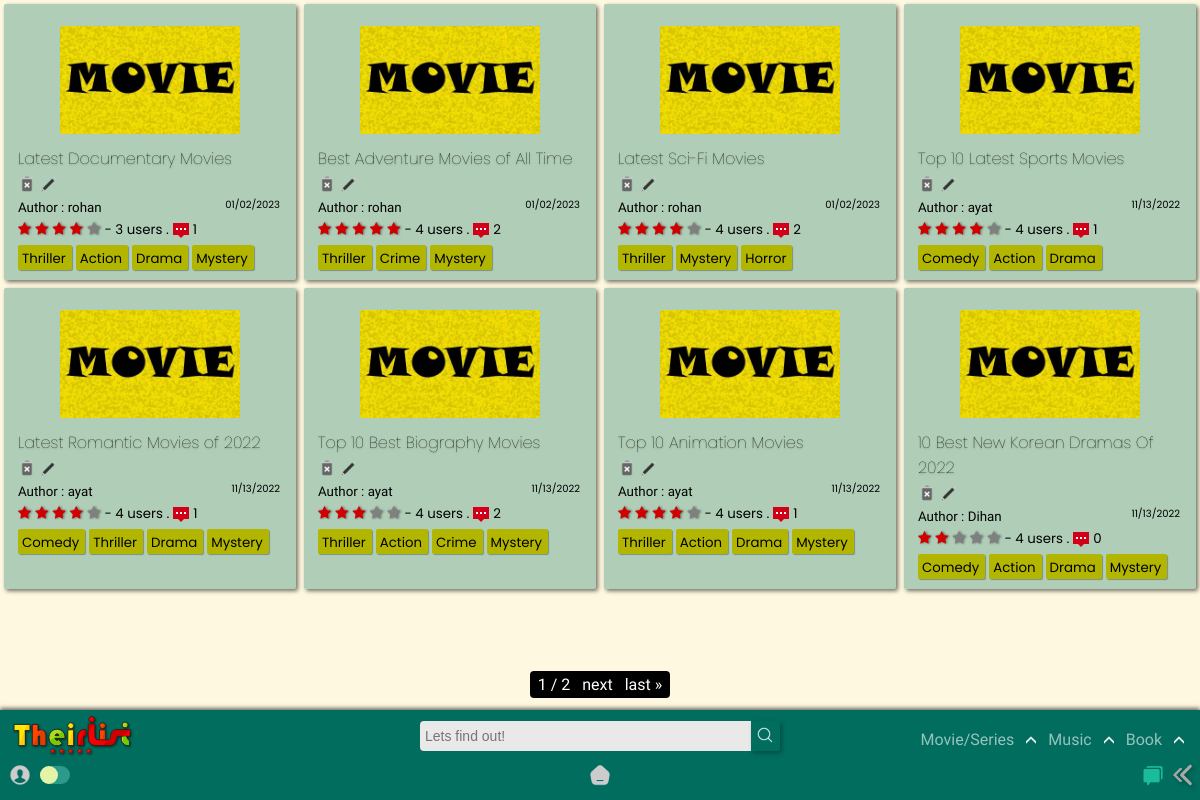
Screenshot of /home/list/ with the database file from the repository.
### app/models.py (models this page shows, shortened)
class List(models.Model):
    title = models.CharField(max_length=120)
    genre = models.ManyToManyField('Genre',blank=True)
    creator = models.ForeignKey(User,on_delete=models.SET_NULL,blank=True, null=True)
    posted = models.DateTimeField(auto_now_add=True)
    content = RichTextField(null=True,default=' ')
    type = models.CharField(max_length=10,default="Movie")
    spoiler_choices = [(False, 'No'),(True, 'Yes')]
    spoiler = models.BooleanField(default=False,null=True, choices = spoiler_choices)
    slug = models.SlugField(max_length= 300,null=True, blank = True, unique=True)
    def average_rating(self) -> float:
        return Starr.objects.filter(list=self).aggregate(Avg("rate"))["rate__avg"] or 0
    def count_rating(self):
        return Starr.objects.filter(list=self).count()
    def count_comments(self):
        return Review.objects.filter(List=self).count()

class Genre(models.Model):
    name = models.CharField(max_length=150)
    def __str__(self):
        return self.name

### app/views.py (the view)
# urls.py: path('list/',TheirListView.as_view(),name = 'list'),
class TheirListView(ListView): #movies
    model = List
    paginate_by = 8
    template_name ='app/List_list.html'
    def get_queryset(self, *args, **kwargs):
        qs = super().get_queryset(*args, **kwargs)
        qs = qs.order_by("-id")
        return qs
    def get_context_data(self, **kwargs):
        context = super().get_context_data(**kwargs)
        modell = Review.objects.all()
        context["modam"] = modell
        return context

### templates/app/List_list.html (shortened to what this page needs)
{% extends "index.html" %}
{% load static %}
{% block content %}
<section>
  <div class="contain-sec" id="contain-sec8">
    {% for lola in object_list %}
    <div class="elements">
      <div class="thumb">
        <img src="{% static 'app/images/movie-poster.jpg' %}" width="100px" />
      </div>
      <div class="Title">
        <a href="{{lola.slug}}/"><h4 class="tit">{{lola.title}}</h4></a>
        {% if user.id == lola.creator.id %}
        <a href="{% url 'app:delete_movie' lola.slug %}"><img src ="{% static 'app/images/delete.png' %}"></a>
        <a href="{% url 'app:update_list' lola.slug %}"><img src ="{% static 'app/images/edit.png' %}"></a>
        {% else %}
        <img src ="{% static 'app/images/delete-dis.png' %}">
        <img src ="{% static 'app/images/edit-dis.png' %}">
        {% endif %}
      </div>
      <div class="Author">
        <small>Author : {{lola.creator.username}}<span>{{lola.posted|date:"SHORT_DATE_FORMAT"}}</span></small>
      </div>
      <div class="rating">
        <span class="star-headline">
          <span class="fa fa-star {% if lola.average_rating > 0 %} checked {% endif %}"></span>
          <span class="fa fa-star {% if lola.average_rating > 1 %} checked {% endif %}"></span>
          <span class="fa fa-star {% if lola.average_rating > 2 %} checked {% endif %}"></span>
          <span class="fa fa-star {% if lola.average_rating > 3 %} checked {% endif %}" ></span>
          <span class="fa fa-star {% if lola.average_rating > 4 %} checked {% endif %}"></span>
        </span>
        <small> - {{lola.count_rating}} users .<img class="comments_count" src="{% static 'app/images/comments.png' %}">{{lola.count_comments}}</small>
      </div>
        {% for tag in lola.genre.all %}
        <div class="Genre">
          <a href="{% url 'app:film' query=tag %}">
        <small>{{ tag }}</small>
          </a>
        </div>
          {% empty %}
          No tags!
        {% endfor %}
    </div>
    {% endfor %}
  </div>
  <div class="pagination_pages">
    <span class="step-links">
        <span class="current">
        {{ page_obj.number }} / {{ page_obj.paginator.num_pages }}
        </span>
        {% if page_obj.has_next %}
            <a href="?page={{ page_obj.next_page_number }}">next</a>
            <a href="?page={{ page_obj.paginator.num_pages }}">last &raquo;</a>
        {% endif %}
    </span>
  </div>
</section>
{% endblock content %}

### static/app/css/desk.css (style rules this page uses)
:root { --rd: #D10000; --white: rgb(233, 233, 233); --rd2: #9DAAF2; --dark: #1d1d1d; --teal: rgb(0, 109, 94); }
* { -webkit-tap-highlight-color: transparent; margin: 0; padding: 0; box-sizing: border-box; }
body { -webkit-tap-highlight-color: transparent; background-color: #fff5d1ab; text-decoration: none; height: 100vh; display: flex; flex-direction: column; font-family: 'Raleway', sans-serif; }
.Title img { height: 18px!important; }
.Genre small { padding: 0 0; margin-right: 2px; }
.fa { color: grey; filter: drop-shadow(1px 0px 1px rgba(0, 0, 0, 0.493)); }
.star-headline .checked { color: #D10000; }
.star-headline span { font-size: 14px; }
.comments_count { height: 16px; margin-bottom: -4px; margin-left: 4px; margin-right: 4px; }

### staticfiles/app/css/content_css.css (style rules this page uses)
section { position: relative; z-index: 0; }
.contain-sec { padding-top: 0px; display: grid; width: 100%; color: black; grid-template-rows: repeat(auto-fit, minmax(100px, 1fr)); grid-template-columns: repeat(auto-fit, minmax(250px, 1fr)); position: relative; margin-bottom: 100px; }
.elements { padding: 10px 14px; width: auto; cursor: pointer; background-color: rgba(0, 109, 94, 0.315); margin: 4px; border-radius: 2px; position: relative; box-shadow: 2px 2px 4px #00000090; transition: all 250ms ease-in-out; }
.thumb { display: grid; justify-content: center; }
.thumb img { height: 108px; width: auto; border-radius: 2px; margin: 12px; }
.tit { font-family: Poppins; font-size: 1em; font-weight: lighter; transition: all 250ms ease-in-out; margin-bottom: 4px; text-shadow: 0px 1px 2px #0000005b; }
.Author span { position: absolute; margin-right: 16px; right: 0; cursor: pointer; font-size: 10px; font-family: 'Poppins', sans-serif; }
.rating { font-family: 'Poppins', sans-serif; }
.Genre { margin: 0px 0px; margin-top: 4px; padding: 0px 4px; border-radius: 2px; background-color: rgb(179, 182, 0); color: rgb(0, 0, 0); width: max-content; cursor: pointer; display: inline-block; box-shadow: 1px 1px 1px #0000004b; font-family: 'Poppins', sans-serif; transition: all 350ms ease-in-out; }
.pagination_pages { color: white; width: 100%; position: fixed; bottom: 106px; text-align: center; }
.step-links { width: max-content; border-radius: 4px; }
.pagination_pages a,.pagination_pages span { color: white; background-color: black; padding: 4px 4px; cursor: pointer!important; }

### templates/app/List_list.html (style rules this page uses)
.Title img { height: 14px; }

### rows the page displays
List: title "Latest Documentary Movies", creator.username "rohan", posted "01/02/2023", count_rating "3", count_comments "1"
Genre: name "Thriller"
Genre: name "Action"
Genre: name "Drama"
Genre: name "Mystery"
List: title "Best Adventure Movies of All Time", creator.username "rohan", posted "01/02/2023", count_rating "4", count_comments "2"
Genre: name "Crime"
List: title "Latest Sci-Fi Movies", creator.username "rohan", posted "01/02/2023", count_rating "4", count_comments "2"
Genre: name "Horror"
List: title "Top 10 Latest Sports Movies", creator.username "ayat", posted "11/13/2022", count_rating "4", count_comments "1"
Genre: name "Comedy"
List: title "Latest Romantic Movies of 2022", creator.username "ayat", posted "11/13/2022", count_rating "4", count_comments "1"
List: title "Top 10 Best Biography Movies", creator.username "ayat", posted "11/13/2022", count_rating "4", count_comments "2"
List: title "Top 10 Animation Movies", creator.username "ayat", posted "11/13/2022", count_rating "4", count_comments "1"
List: title "10 Best New Korean Dramas Of 2022", creator.username "Dihan", posted "11/13/2022", count_rating "4", count_comments "0"

### other values shown
{{ page_obj.number }} "1"
{{ page_obj.paginator.num_pages }} "2"
